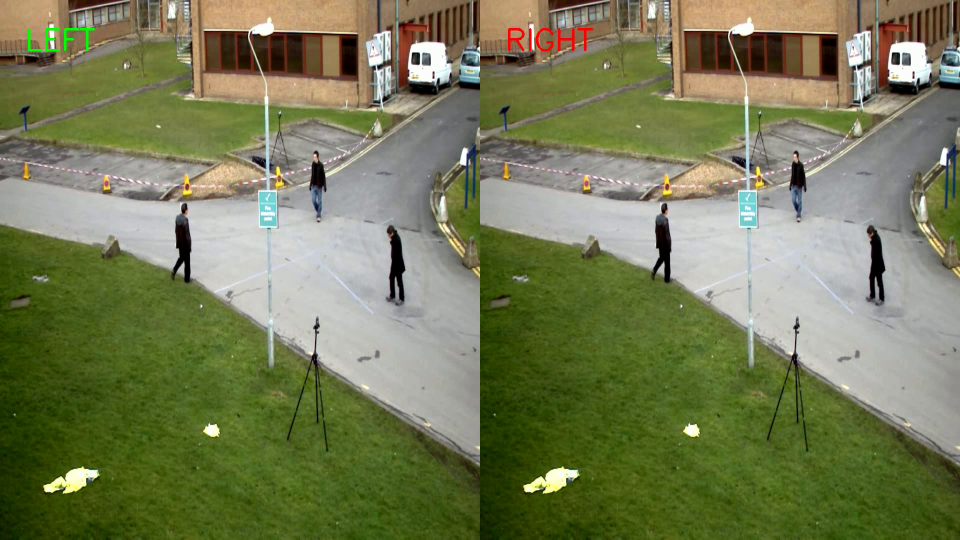
#> input picture frame 3 of Exercise4/Outputs/side_by_side_1080p.avi, 1920 x 1080 px, given in place of samples_data_vtest.avi, which was not available (shown at 1/2 size)
$ python exercise4.py
#> lines starting #> are read from the running program, lines starting #| are printed output that depends on the picture; pictures that were not available may be replaced by others from this repository, and a replacement may not be noted
import cv2

video_path = "samples_data_vtest.avi"

cap = cv2.VideoCapture(video_path)

fps = cap.get(cv2.CAP_PROP_FPS)
total_frames = int(cap.get(cv2.CAP_PROP_FRAME_COUNT))

print("FPS:", fps)
print("Total Frames:", total_frames)

fourcc = cv2.VideoWriter_fourcc(*'XVID')

out = cv2.VideoWriter(
    "Outputs/side_by_side_1080p.avi",
    fourcc,
    fps,
    (1920, 1080)
)

delay = int(1000 / fps)

while True:

    ret, frame = cap.read()
#> frame is the input picture: shape (1080, 1920, 3); mean B, G, R 86.1, 123.9, 118.1

    if not ret:
        break

    left_frame = cv2.resize(frame, (960, 1080))
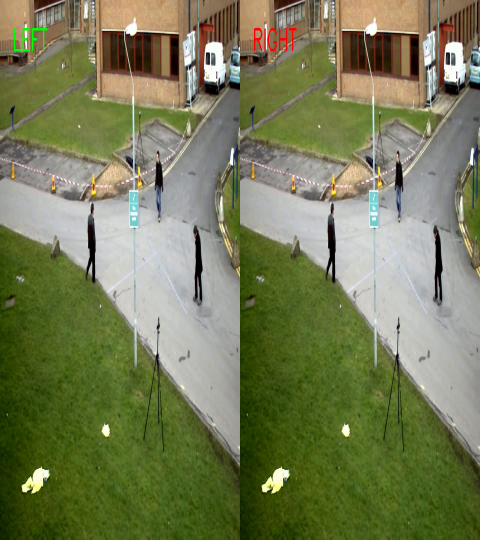
#> left_frame: shape (1080, 960, 3) (shown at 1/2 size); mean B, G, R 86.3, 124.1, 118.3
    right_frame = cv2.resize(frame, (960, 1080))

    combined_frame = cv2.hconcat(
        [left_frame, right_frame]
    )
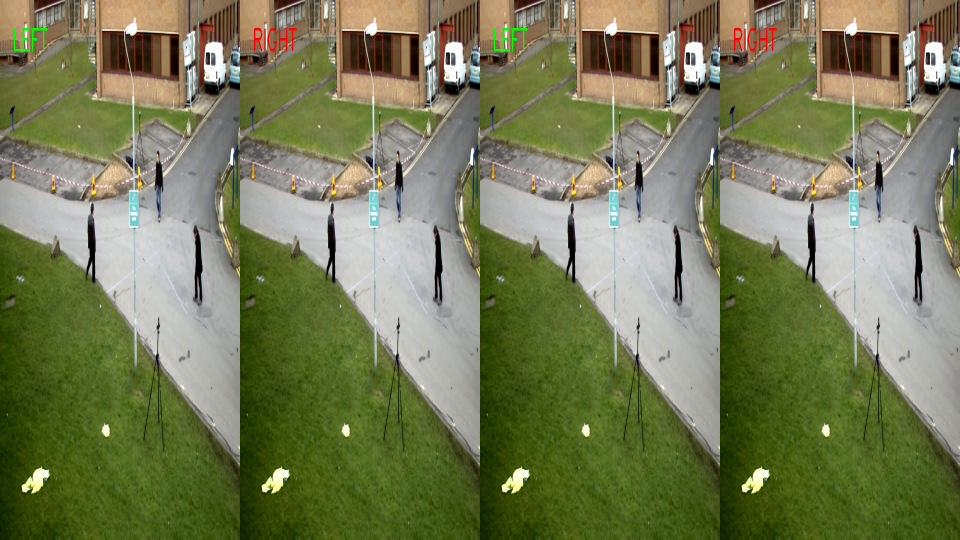
#> combined_frame: shape (1080, 1920, 3) (shown at 1/2 size); mean B, G, R 86.3, 124.1, 118.3

    cv2.imshow(
        "Side By Side Video",
        combined_frame
    )

    out.write(combined_frame)

    if cv2.waitKey(delay) & 0xFF == ord('q'):
#> (key q is pressed here)
        break

cap.release()
out.release()
cv2.destroyAllWindows()

print("Video saved successfully")

$ run again, starting later in the video
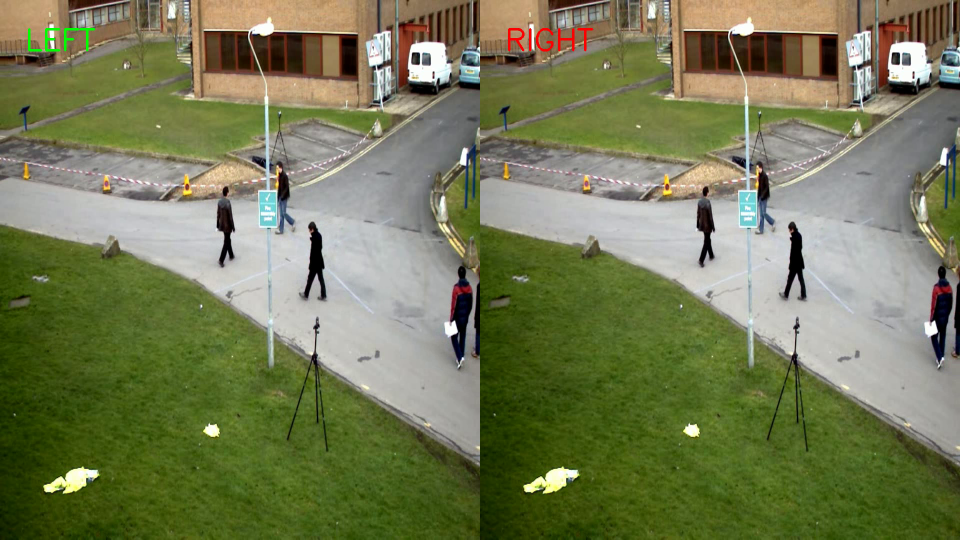
#> input picture frame 16 of Exercise4/Outputs/side_by_side_1080p.avi, 1920 x 1080 px, given in place of samples_data_vtest.avi, which was not available (shown at 1/2 size)
#> frame is the input picture: shape (1080, 1920, 3); mean B, G, R 85.3, 122.8, 117.2
#> `left_frame = cv2.resize(frame, (960, 1080))`:
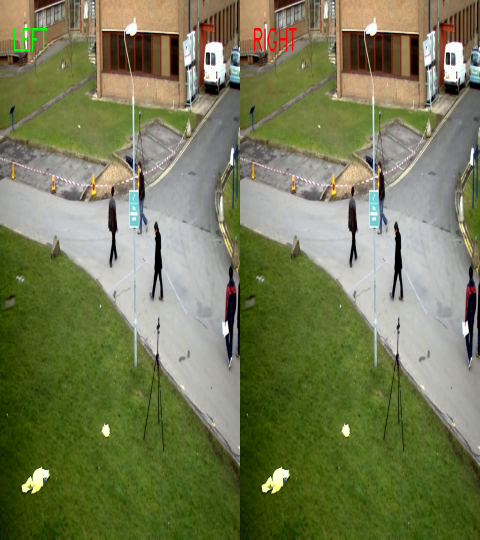
#> left_frame: shape (1080, 960, 3) (shown at 1/2 size); mean B, G, R 85.5, 123, 117.5
#> `combined_frame = cv2.hconcat( [left_frame, right_frame] )`:
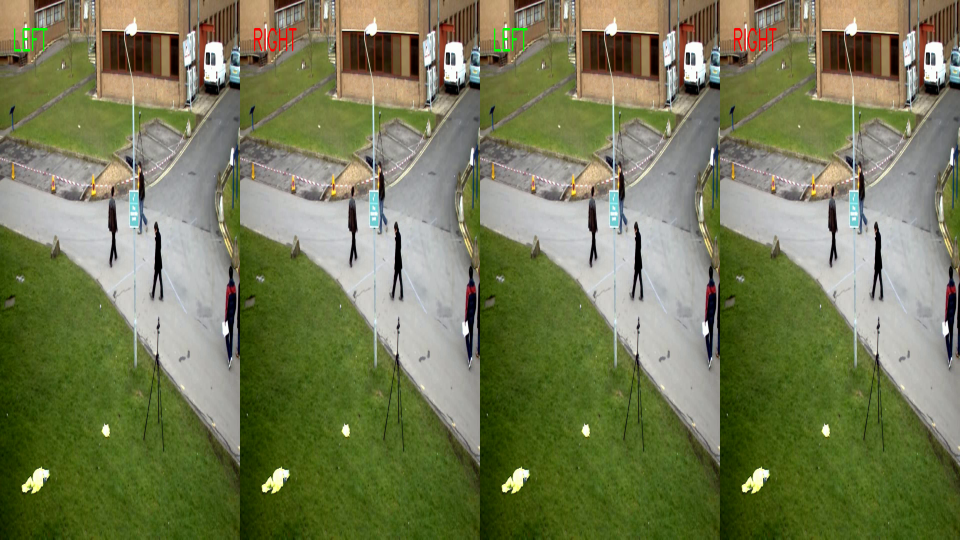
#> combined_frame: shape (1080, 1920, 3) (shown at 1/2 size); mean B, G, R 85.5, 123, 117.5

$ run again, starting later in the video
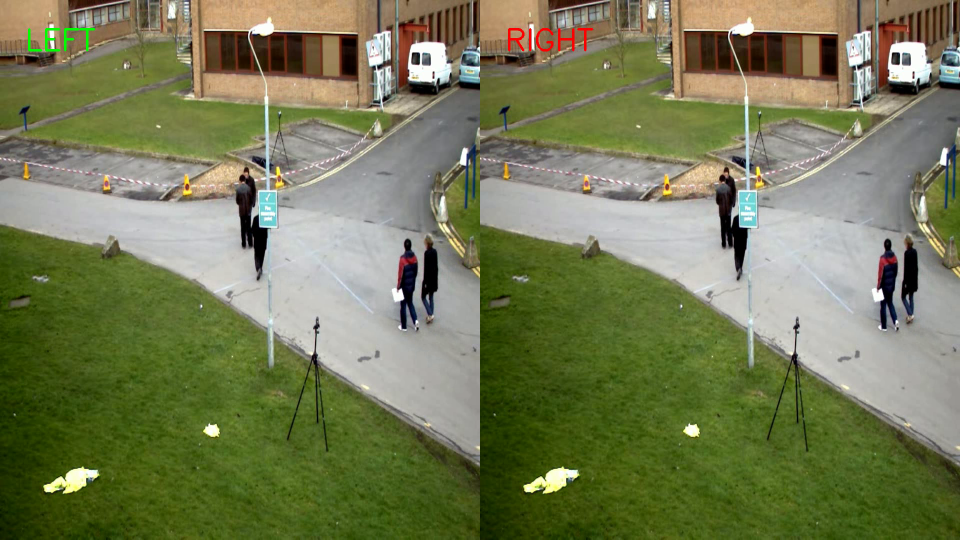
#> input picture frame 29 of Exercise4/Outputs/side_by_side_1080p.avi, 1920 x 1080 px, given in place of samples_data_vtest.avi, which was not available (shown at 1/2 size)
#> frame is the input picture: shape (1080, 1920, 3); mean B, G, R 85.5, 123.2, 117.6
#> `left_frame = cv2.resize(frame, (960, 1080))`:
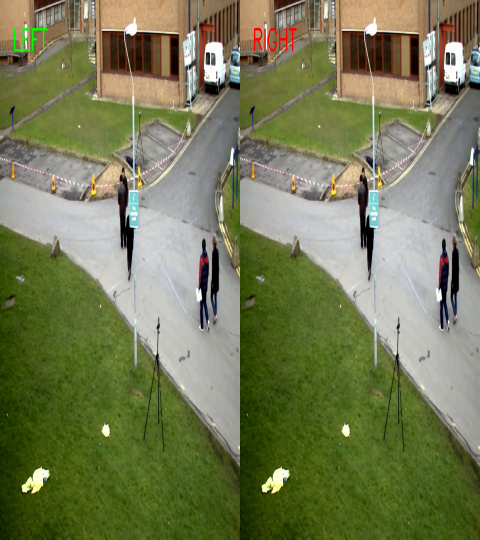
#> left_frame: shape (1080, 960, 3) (shown at 1/2 size); mean B, G, R 85.7, 123.4, 117.9
#> `combined_frame = cv2.hconcat( [left_frame, right_frame] )`:
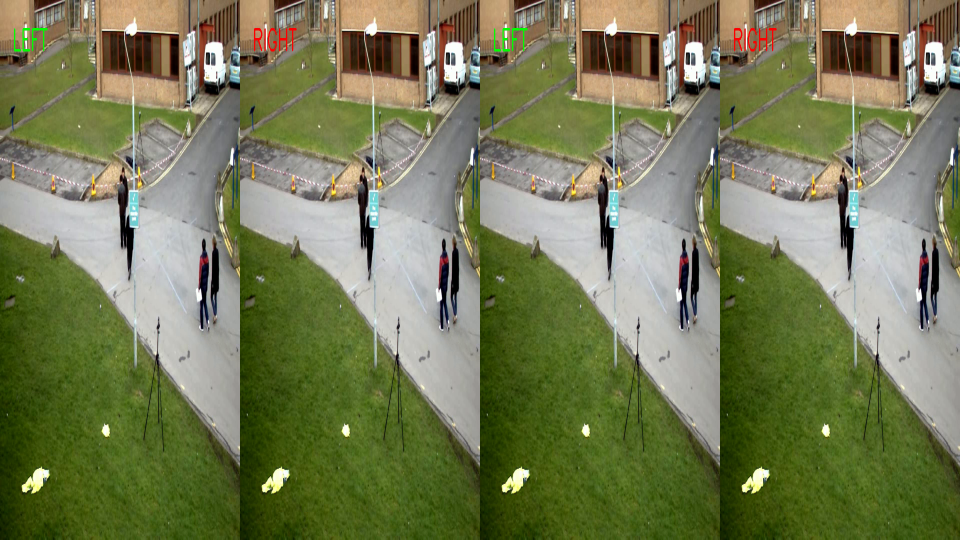
#> combined_frame: shape (1080, 1920, 3) (shown at 1/2 size); mean B, G, R 85.7, 123.4, 117.9
